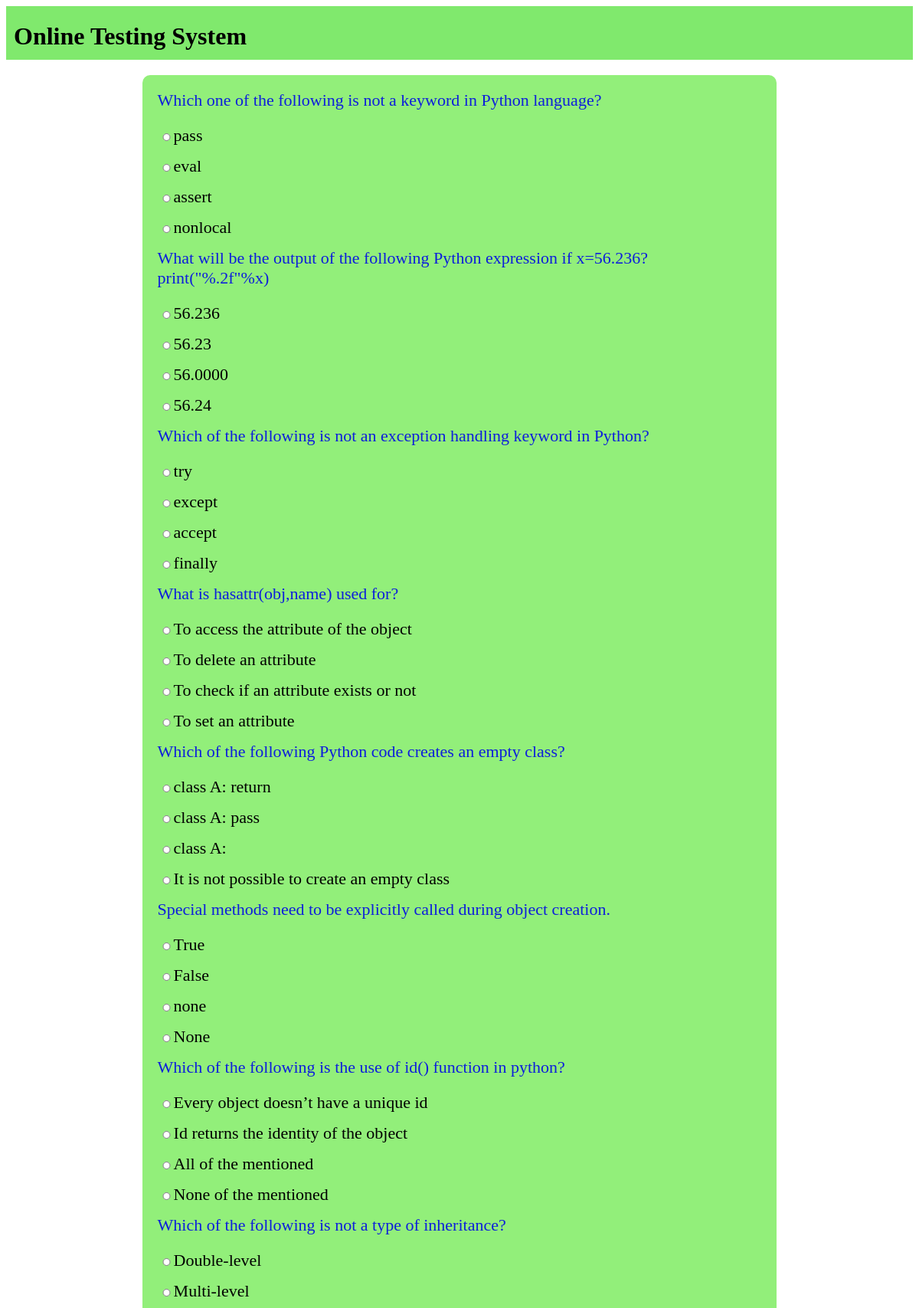
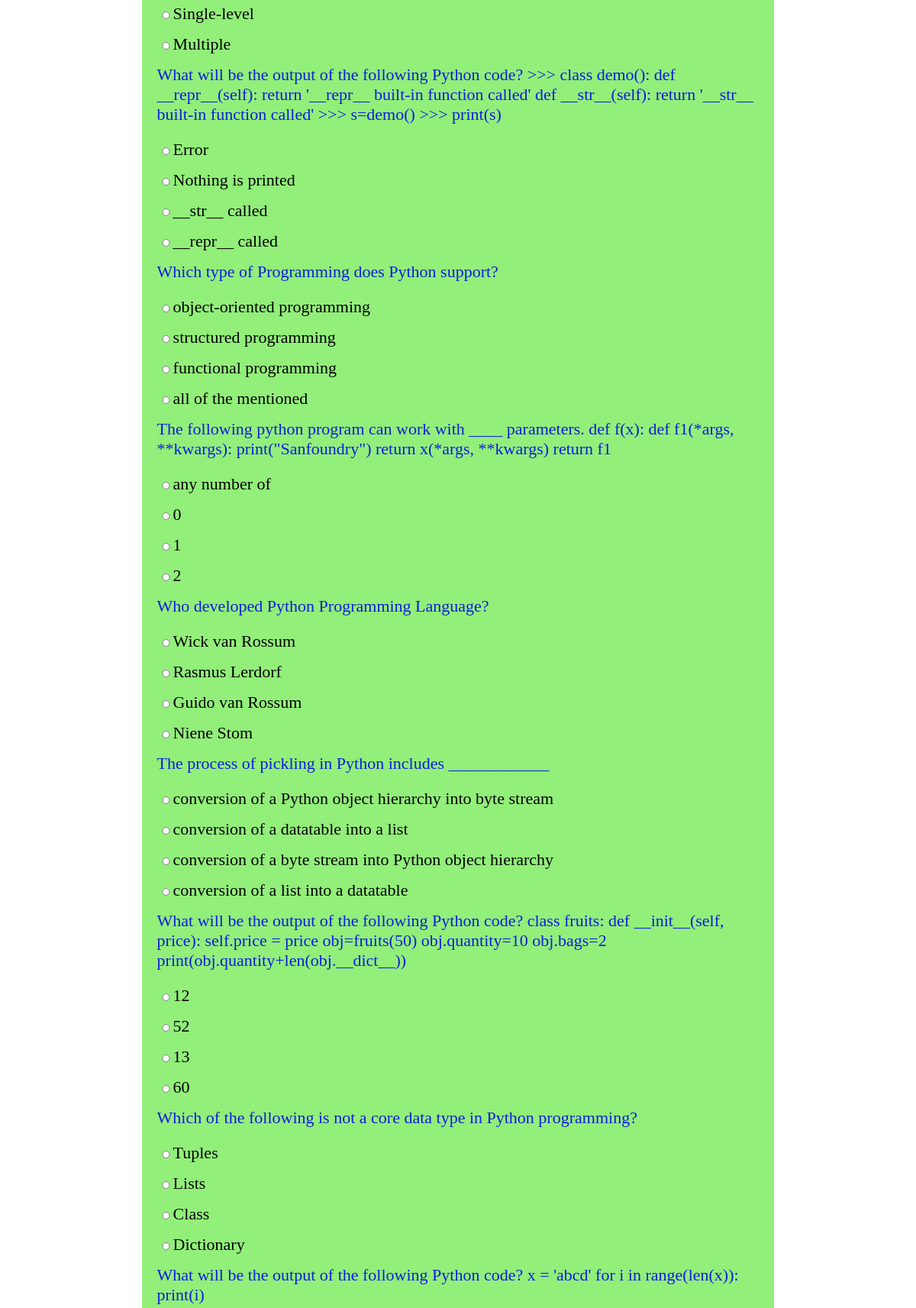
Page /OTS/test-paper?n=20 (signed in, upper part) on the committed database (2 pictures, top to bottom).
### OTS/models.py (models this page shows, shortened)
class Question(models.Model):
    qid=models.BigAutoField(primary_key=True,auto_created=True)
    que=models.TextField()
    a=models.CharField(max_length=255)
    b=models.CharField(max_length=255)
    c=models.CharField(max_length=255)
    d=models.CharField(max_length=255)
    ans=models.CharField(max_length=2)

### OTS/views.py (the view)
# urls.py: path('test-paper',testPaper,name='testPaper'),
def testPaper(request):
    if 'name' not in request.session.keys():
        res=HttpResponseRedirect("login")
        return res
    n=int(request.GET['n'])
    question_pool=list(Question.objects.all())
    random.shuffle(question_pool)
    questions_list=question_pool[:n]
    context={'questions':questions_list}
    res=render(request,'test_paper.html',context)
    return res

### OTS/templates/test_paper.html (shortened to what this page needs)
{% extends 'master.html' %}
{% block content %}
<form action="{% url 'OTS:calculateTest' %}" method="post">
    {%for question in questions %}
     <div class="question">
        {{question.que}}
     </div>
     <div class="options"><input type="radio" name="q{{question.qid}}" value="a"required >{{question.a}}</div>
     <div class="options"><input type="radio" name="q{{question.qid}}" value="b">{{question.b}}</div>
     <div class="options"><input type="radio" name="q{{question.qid}}" value="c">{{question.c}}</div>
     <div class="options"><input type="radio" name="q{{question.qid}}" value="d">{{question.d}}</div>
    {% endfor %}
</form>
{% endblock  %}

### OTS/static/theme.css (style rules this page uses)
* { font-family: Georgia, 'Times New Roman', Times, serif; }

### OTS/static/formstyle.css (style rules this page uses)
form { box-sizing:border-box; padding:20px; border-radius: 10px; background-color:#92ef7a; display:table; width:100%; }
input { display:block; width:100%; margin-bottom:20px; height:30px; font-size: 22px; }
.question { color:rgb(13, 30, 219); font-size:22px; margin-bottom:20px; }
.options { font-size:22px; }
.options input { display:inline; width:fit-content; height:10px; }

### rows in the picture
Question: que "Which one of the following is not a keyword in Python language?", a "pass", b "eval", c "assert", d "nonlocal"
Question: que "What will be the output of the following Python expression if x=56.236? print(\"%.2f\"%x)", a "56.236", b "56.23", c "56.0000", d "56.24"
Question: que "Which of the following is not an exception handling keyword in Python?", a "try", b "except", c "accept", d "finally"
Question: que "What is hasattr(obj,name) used for?", a "To access the attribute of the object", b "To delete an attribute", c "To check if an attribute exists or not", d "To set an attribute"
Question: que "Which of the following Python code creates an empty class?", a "class A: return", b "class A: pass", c "class A:", d "It is not possible to create an empty class"
Question: que "Special methods need to be explicitly called during object creation.", a "True", b "False", c "none", d "None"
Question: que "Which of the following is the use of id() function in python?", a "Every object doesn’t have a unique id", b "Id returns the identity of the object", c "All of the mentioned", d "None of the mentioned"
Question: que "Which of the following is not a type of inheritance?", a "Double-level", b "Multi-level", c "Single-level", d "Multiple"
Question: que "What will be the output of the following Python code? >>> class demo(): def __repr__(self): return '__repr__ built-in function called' def __str__(self): return '__str__ built-in function called' >>> s=demo() >>> print(s)", a "Error", b "Nothing is printed", c "__str__ called", d "__repr__ called"
Question: que "Which type of Programming does Python support?", a "object-oriented programming", b "structured programming", c "functional programming", d "all of the mentioned"
Question: que "The following python program can work with ____ parameters. def f(x): def f1(*args, **kwargs): print(\"Sanfoundry\") return x(*args, **kwargs) return f1", a "any number of", b "0", c "1", d "2"
Question: que "Who developed Python Programming Language?", a "Wick van Rossum", b "Rasmus Lerdorf", c "Guido van Rossum", d "Niene Stom"
Question: que "The process of pickling in Python includes ____________", a "conversion of a Python object hierarchy into byte stream", b "conversion of a datatable into a list", c "conversion of a byte stream into Python object hierarchy", d "conversion of a list into a datatable"
Question: que "What will be the output of the following Python code? class fruits: def __init__(self, price): self.price = price obj=fruits(50) obj.quantity=10 obj.bags=2 print(obj.quantity+len(obj.__dict__))", a "12", b "52", c "13", d "60"
Question: que "Which of the following is not a core data type in Python programming?", a "Tuples", b "Lists", c "Class", d "Dictionary"
Question: que "What will be the output of the following Python code? x = 'abcd' for i in range(len(x)): print(i)"
